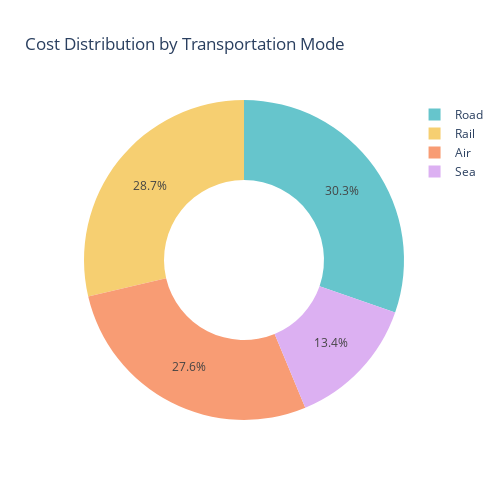

Notebook code cell kept with this figure:
### Code cell
Transportation_chart = px.pie(Transportation_Mode_cost_Dist, 
                              names = 'Transportation modes',
                              values = 'Costs',
                              title = 'Cost Distribution by Transportation Mode',
                              hole = 0.5, 
                              width = 500,
                              height = 500,
                              color_discrete_sequence = px.colors.qualitative.Pastel)


Transportation_chart.show()

### Figure 1 — Plotly figure (JSON) as saved in the notebook; plotly's stock layout.template omitted (floating-point values rounded to 4 significant figures)
{"data": [{"domain": {"x": [0, 1], "y": [0, 1]}, "hole": 0.5, "hovertemplate": "Transportation modes=%{label}<br>Costs=%{value}<extra></extra>", "labels": ["Air", "Rail", "Road", "Sea"], "legendgroup": "", "name": "", "showlegend": true, "type": "pie", "values": [14600.0, 15170.0, 16050.0, 7103.0]}], "layout": {"height": 500, "legend": {"tracegroupgap": 0}, "piecolorway": ["rgb(102, 197, 204)", "rgb(246, 207, 113)", "rgb(248, 156, 116)", "rgb(220, 176, 242)", "rgb(135, 197, 95)", "rgb(158, 185, 243)", "rgb(254, 136, 177)", "rgb(201, 219, 116)", "rgb(139, 224, 164)", "rgb(180, 151, 231)", "rgb(179, 179, 179)"], "title": {"text": "Cost Distribution by Transportation Mode"}, "width": 500}}
